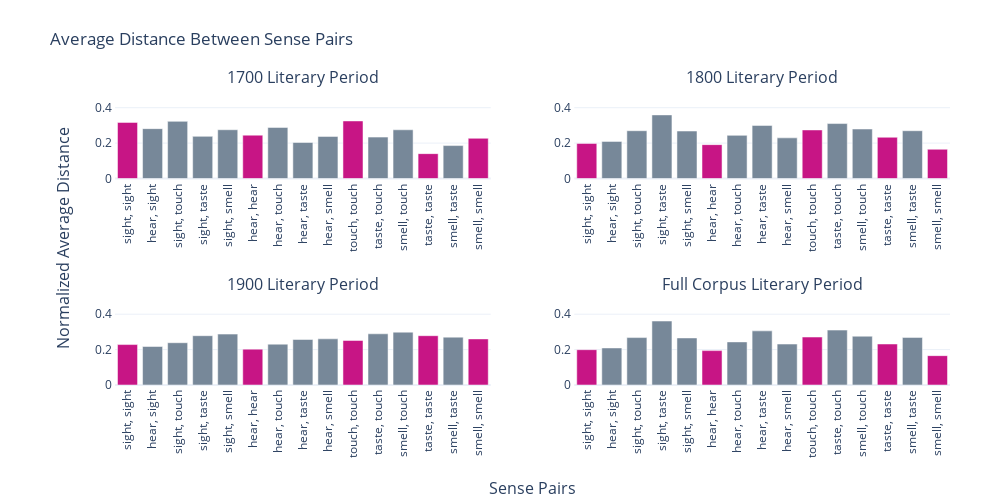
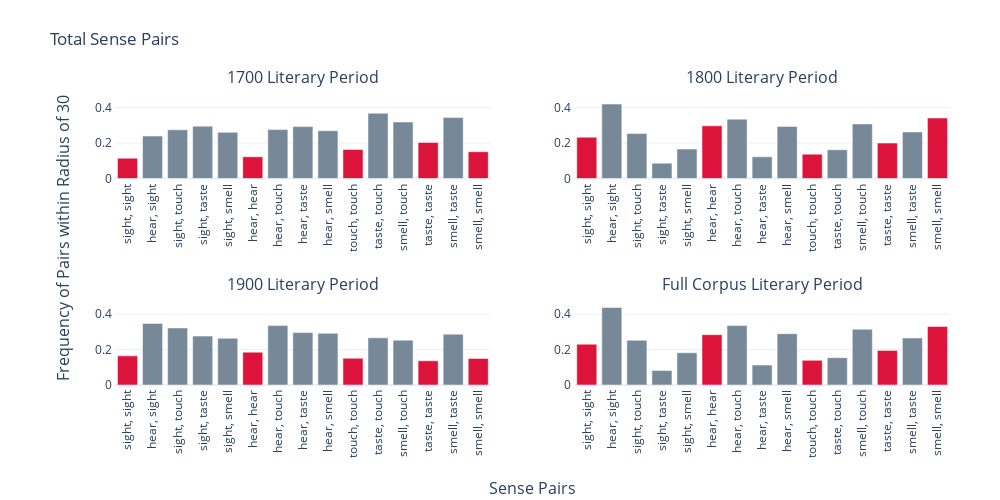

Notebook cell for these charts, in order:
### Code cell
fig.update_layout(template="plotly_white",
                  title_text= 'Average Distance Between Sense Pairs',
                  autosize=False,
                    width=1000,
                    height=500,
                    margin=dict(
                        l=115,
                        r=50,
                        b=115,
                        t=90,
                        pad=2
                    ))

fig.update_yaxes(range=[0, 0.5])
fig.update_xaxes(tickangle=270)
fig.show()
fig.write_html('../visuals/average_distance_between_sense_pairs_500.html')
# fig.write_image("visuals/average_distance_between_sense_pairs_500_bar.pdf")

fig2.update_layout(template="plotly_white",
                  title_text= 'Total Sense Pairs',
                  autosize=False,
                    width=1000,
                    height=500,
                    margin=dict(
                        l=115,
                        r=50,
                        b=115,
                        t=90,
                        pad=2
                    ))

fig2.update_yaxes(range=[0, 0.5])
fig2.update_xaxes(tickangle=270)
fig2.show()
fig2.write_html('../visuals/total_sense_pairs_500.html')
# fig.write_image("visuals/total_sense_pairs_500_bar.pdf")

### Figure 1 — Plotly figure (JSON) as saved in the notebook; plotly's stock layout.template omitted (floating-point values rounded to 4 significant figures)
{"data": [{"marker": {"color": ["mediumvioletred", "lightslategray", "lightslategray", "lightslategray", "lightslategray", "mediumvioletred", "lightslategray", "lightslategray", "lightslategray", "mediumvioletred", "lightslategray", "lightslategray", "mediumvioletred", "lightslategray", "mediumvioletred"]}, "type": "bar", "x": ["sight, sight", "hear, sight", "sight, touch", "sight, taste", "sight, smell", "hear, hear", "hear, touch", "hear, taste", "hear, smell", "touch, touch", "taste, touch", "smell, touch", "taste, taste", "smell, taste", "smell, smell"], "xaxis": "x", "y": [0.317, 0.2817, 0.3229, 0.2381, 0.2755, 0.2449, 0.2885, 0.2034, 0.2378, 0.3252, 0.2338, 0.2752, 0.1405, 0.186, 0.2271], "yaxis": "y"}, {"marker": {"color": ["mediumvioletred", "lightslategray", "lightslategray", "lightslategray", "lightslategray", "mediumvioletred", "lightslategray", "lightslategray", "lightslategray", "mediumvioletred", "lightslategray", "lightslategray", "mediumvioletred", "lightslategray", "mediumvioletred"]}, "type": "bar", "x": ["sight, sight", "hear, sight", "sight, touch", "sight, taste", "sight, smell", "hear, hear", "hear, touch", "hear, taste", "hear, smell", "touch, touch", "taste, touch", "smell, touch", "taste, taste", "smell, taste", "smell, smell"], "xaxis": "x2", "y": [0.1984, 0.2097, 0.27, 0.3593, 0.2681, 0.1913, 0.2437, 0.2998, 0.2297, 0.2743, 0.3104, 0.2795, 0.2329, 0.27, 0.1651], "yaxis": "y2"}, {"marker": {"color": ["mediumvioletred", "lightslategray", "lightslategray", "lightslategray", "lightslategray", "mediumvioletred", "lightslategray", "lightslategray", "lightslategray", "mediumvioletred", "lightslategray", "lightslategray", "mediumvioletred", "lightslategray", "mediumvioletred"]}, "type": "bar", "x": ["sight, sight", "hear, sight", "sight, touch", "sight, taste", "sight, smell", "hear, hear", "hear, touch", "hear, taste", "hear, smell", "touch, touch", "taste, touch", "smell, touch", "taste, taste", "smell, taste", "smell, smell"], "xaxis": "x3", "y": [0.2284, 0.2176, 0.2388, 0.2786, 0.2876, 0.2026, 0.2307, 0.2571, 0.2608, 0.2517, 0.2892, 0.2986, 0.2785, 0.2704, 0.2604], "yaxis": "y3"}, {"marker": {"color": ["mediumvioletred", "lightslategray", "lightslategray", "lightslategray", "lightslategray", "mediumvioletred", "lightslategray", "lightslategray", "lightslategray", "mediumvioletred", "lightslategray", "lightslategray", "mediumvioletred", "lightslategray", "mediumvioletred"]}, "type": "bar", "x": ["sight, sight", "hear, sight", "sight, touch", "sight, taste", "sight, smell", "hear, hear", "hear, touch", "hear, taste", "hear, smell", "touch, touch", "taste, touch", "smell, touch", "taste, taste", "smell, taste", "smell, smell"], "xaxis": "x4", "y": [0.1995, 0.2093, 0.2679, 0.3614, 0.2658, 0.1943, 0.2435, 0.3058, 0.2314, 0.271, 0.3103, 0.2757, 0.2317, 0.2689, 0.1658], "yaxis": "y4"}], "layout": {"annotations": [{"font": {"size": 16}, "showarrow": false, "text": "1700 Literary Period", "x": 0.225, "xanchor": "center", "xref": "paper", "y": 1, "yanchor": "bottom", "yref": "paper"}, {"font": {"size": 16}, "showarrow": false, "text": "1800 Literary Period", "x": 0.775, "xanchor": "center", "xref": "paper", "y": 1, "yanchor": "bottom", "yref": "paper"}, {"font": {"size": 16}, "showarrow": false, "text": "1900 Literary Period", "x": 0.225, "xanchor": "center", "xref": "paper", "y": 0.3, "yanchor": "bottom", "yref": "paper"}, {"font": {"size": 16}, "showarrow": false, "text": "Full Corpus Literary Period", "x": 0.775, "xanchor": "center", "xref": "paper", "y": 0.3, "yanchor": "bottom", "yref": "paper"}, {"font": {"size": 16}, "showarrow": false, "text": "Sense Pairs", "x": 0.5, "xanchor": "center", "xref": "paper", "y": 0, "yanchor": "top", "yref": "paper", "yshift": -90}, {"font": {"size": 16}, "showarrow": false, "text": "Normalized Average Distance", "textangle": -90, "x": 0, "xanchor": "right", "xref": "paper", "xshift": -40, "y": 0.5, "yanchor": "middle", "yref": "paper"}], "autosize": false, "height": 500, "margin": {"b": 115, "l": 115, "pad": 2, "r": 50, "t": 90}, "showlegend": false, "title": {"text": "Average Distance Between Sense Pairs"}, "width": 1000, "xaxis": {"anchor": "y", "domain": [0, 0.45], "tickangle": -90}, "xaxis2": {"anchor": "y2", "domain": [0.55, 1], "tickangle": -90}, "xaxis3": {"anchor": "y3", "domain": [0, 0.45], "tickangle": -90}, "xaxis4": {"anchor": "y4", "domain": [0.55, 1], "tickangle": -90}, "yaxis": {"anchor": "x", "domain": [0.7, 1], "range": [0, 0.5]}, "yaxis2": {"anchor": "x2", "domain": [0.7, 1], "range": [0, 0.5]}, "yaxis3": {"anchor": "x3", "domain": [0, 0.3], "range": [0, 0.5]}, "yaxis4": {"anchor": "x4", "domain": [0, 0.3], "range": [0, 0.5]}}}

### Figure 2 — Plotly figure (JSON) as saved in the notebook; plotly's stock layout.template omitted (floating-point values rounded to 4 significant figures)
{"data": [{"marker": {"color": ["crimson", "lightslategray", "lightslategray", "lightslategray", "lightslategray", "crimson", "lightslategray", "lightslategray", "lightslategray", "crimson", "lightslategray", "lightslategray", "crimson", "lightslategray", "crimson"]}, "type": "bar", "x": ["sight, sight", "hear, sight", "sight, touch", "sight, taste", "sight, smell", "hear, hear", "hear, touch", "hear, taste", "hear, smell", "touch, touch", "taste, touch", "smell, touch", "taste, taste", "smell, taste", "smell, smell"], "xaxis": "x", "y": [0.1145, 0.2397, 0.2751, 0.2957, 0.2606, 0.1228, 0.2762, 0.2932, 0.2697, 0.1644, 0.3689, 0.3189, 0.2037, 0.3452, 0.1513], "yaxis": "y"}, {"marker": {"color": ["crimson", "lightslategray", "lightslategray", "lightslategray", "lightslategray", "crimson", "lightslategray", "lightslategray", "lightslategray", "crimson", "lightslategray", "lightslategray", "crimson", "lightslategray", "crimson"]}, "type": "bar", "x": ["sight, sight", "hear, sight", "sight, touch", "sight, taste", "sight, smell", "hear, hear", "hear, touch", "hear, taste", "hear, smell", "touch, touch", "taste, touch", "smell, touch", "taste, taste", "smell, taste", "smell, smell"], "xaxis": "x2", "y": [0.2333, 0.4204, 0.2542, 0.08656, 0.1665, 0.2975, 0.3353, 0.1226, 0.2945, 0.1377, 0.1625, 0.3084, 0.2001, 0.2627, 0.3417], "yaxis": "y2"}, {"marker": {"color": ["crimson", "lightslategray", "lightslategray", "lightslategray", "lightslategray", "crimson", "lightslategray", "lightslategray", "lightslategray", "crimson", "lightslategray", "lightslategray", "crimson", "lightslategray", "crimson"]}, "type": "bar", "x": ["sight, sight", "hear, sight", "sight, touch", "sight, taste", "sight, smell", "hear, hear", "hear, touch", "hear, taste", "hear, smell", "touch, touch", "taste, touch", "smell, touch", "taste, taste", "smell, taste", "smell, smell"], "xaxis": "x3", "y": [0.1646, 0.3481, 0.3226, 0.2762, 0.2638, 0.1857, 0.3356, 0.2963, 0.2919, 0.151, 0.2664, 0.2534, 0.1368, 0.2873, 0.15], "yaxis": "y3"}, {"marker": {"color": ["crimson", "lightslategray", "lightslategray", "lightslategray", "lightslategray", "crimson", "lightslategray", "lightslategray", "lightslategray", "crimson", "lightslategray", "lightslategray", "crimson", "lightslategray", "crimson"]}, "type": "bar", "x": ["sight, sight", "hear, sight", "sight, touch", "sight, taste", "sight, smell", "hear, hear", "hear, touch", "hear, taste", "hear, smell", "touch, touch", "taste, touch", "smell, touch", "taste, taste", "smell, taste", "smell, smell"], "xaxis": "x4", "y": [0.2306, 0.4379, 0.2527, 0.08203, 0.1823, 0.2842, 0.3357, 0.1126, 0.2899, 0.1394, 0.1546, 0.3152, 0.1956, 0.2656, 0.3309], "yaxis": "y4"}], "layout": {"annotations": [{"font": {"size": 16}, "showarrow": false, "text": "1700 Literary Period", "x": 0.225, "xanchor": "center", "xref": "paper", "y": 1, "yanchor": "bottom", "yref": "paper"}, {"font": {"size": 16}, "showarrow": false, "text": "1800 Literary Period", "x": 0.775, "xanchor": "center", "xref": "paper", "y": 1, "yanchor": "bottom", "yref": "paper"}, {"font": {"size": 16}, "showarrow": false, "text": "1900 Literary Period", "x": 0.225, "xanchor": "center", "xref": "paper", "y": 0.3, "yanchor": "bottom", "yref": "paper"}, {"font": {"size": 16}, "showarrow": false, "text": "Full Corpus Literary Period", "x": 0.775, "xanchor": "center", "xref": "paper", "y": 0.3, "yanchor": "bottom", "yref": "paper"}, {"font": {"size": 16}, "showarrow": false, "text": "Sense Pairs", "x": 0.5, "xanchor": "center", "xref": "paper", "y": 0, "yanchor": "top", "yref": "paper", "yshift": -90}, {"font": {"size": 16}, "showarrow": false, "text": "Frequency of Pairs within Radius of 30", "textangle": -90, "x": 0, "xanchor": "right", "xref": "paper", "xshift": -40, "y": 0.5, "yanchor": "middle", "yref": "paper"}], "autosize": false, "height": 500, "margin": {"b": 115, "l": 115, "pad": 2, "r": 50, "t": 90}, "showlegend": false, "title": {"text": "Total Sense Pairs"}, "width": 1000, "xaxis": {"anchor": "y", "domain": [0, 0.45], "tickangle": -90}, "xaxis2": {"anchor": "y2", "domain": [0.55, 1], "tickangle": -90}, "xaxis3": {"anchor": "y3", "domain": [0, 0.45], "tickangle": -90}, "xaxis4": {"anchor": "y4", "domain": [0.55, 1], "tickangle": -90}, "yaxis": {"anchor": "x", "domain": [0.7, 1], "range": [0, 0.5]}, "yaxis2": {"anchor": "x2", "domain": [0.7, 1], "range": [0, 0.5]}, "yaxis3": {"anchor": "x3", "domain": [0, 0.3], "range": [0, 0.5]}, "yaxis4": {"anchor": "x4", "domain": [0, 0.3], "range": [0, 0.5]}}}
